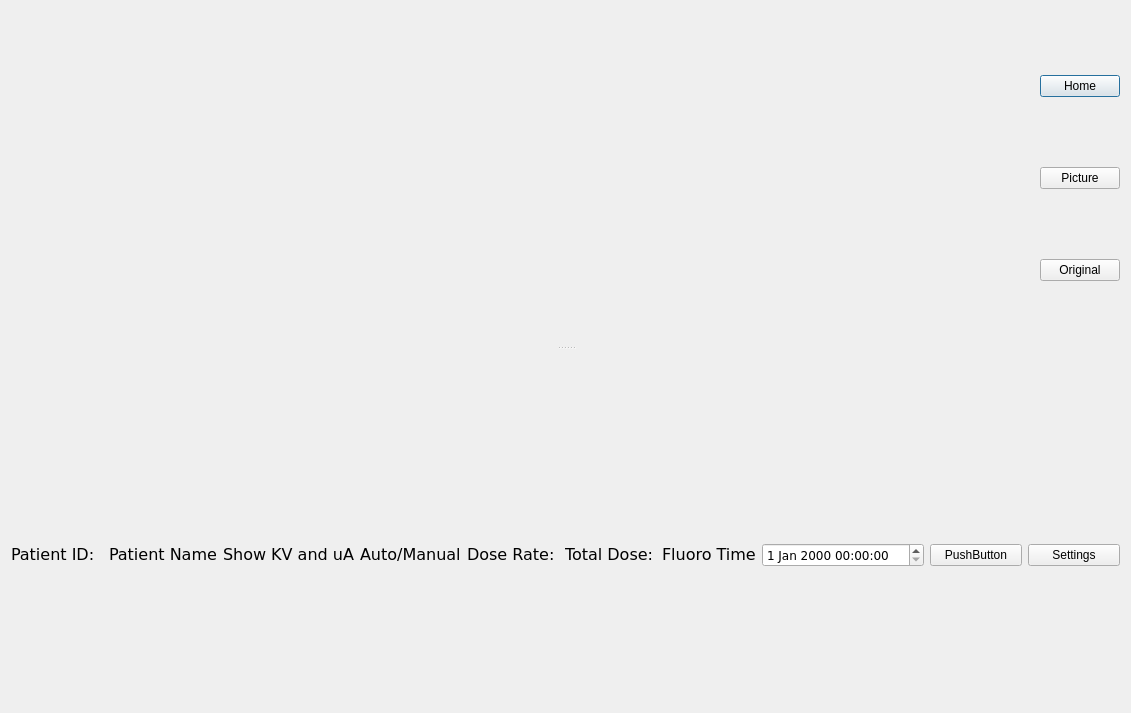
<?xml version="1.0" encoding="UTF-8"?>
<ui version="4.0">
 <class>secondxrayview</class>
 <widget class="QDialog" name="secondxrayview">
  <property name="geometry">
   <rect>
    <x>0</x>
    <y>0</y>
    <width>1131</width>
    <height>713</height>
   </rect>
  </property>
  <property name="windowTitle">
   <string>Dialog</string>
  </property>
  <layout class="QVBoxLayout" name="verticalLayout_3">
   <item>
    <widget class="QSplitter" name="splitter">
     <property name="orientation">
      <enum>Qt::Vertical</enum>
     </property>
     <widget class="QWidget" name="layoutWidget">
      <layout class="QHBoxLayout" name="horizontalLayout_3">
       <item>
        <layout class="QHBoxLayout" name="horizontalLayout">
         <item>
          <widget class="QCameraViewfinder" name="viewfinder" native="true">
           <property name="sizePolicy">
            <sizepolicy hsizetype="MinimumExpanding" vsizetype="Preferred">
             <horstretch>0</horstretch>
             <verstretch>0</verstretch>
            </sizepolicy>
           </property>
          </widget>
         </item>
         <item>
          <widget class="QLabel" name="label_first">
           <property name="sizePolicy">
            <sizepolicy hsizetype="MinimumExpanding" vsizetype="Preferred">
             <horstretch>0</horstretch>
             <verstretch>0</verstretch>
            </sizepolicy>
           </property>
           <property name="text">
            <string/>
           </property>
          </widget>
         </item>
        </layout>
       </item>
       <item>
        <layout class="QVBoxLayout" name="verticalLayout">
         <item>
          <widget class="QPushButton" name="pushButton_home">
           <property name="sizePolicy">
            <sizepolicy hsizetype="Fixed" vsizetype="Fixed">
             <horstretch>0</horstretch>
             <verstretch>0</verstretch>
            </sizepolicy>
           </property>
           <property name="text">
            <string>Home</string>
           </property>
          </widget>
         </item>
         <item>
          <widget class="QPushButton" name="pushButton_takePicture">
           <property name="sizePolicy">
            <sizepolicy hsizetype="Fixed" vsizetype="Fixed">
             <horstretch>0</horstretch>
             <verstretch>0</verstretch>
            </sizepolicy>
           </property>
           <property name="text">
            <string>Picture</string>
           </property>
          </widget>
         </item>
         <item>
          <widget class="QPushButton" name="pushButton_original">
           <property name="sizePolicy">
            <sizepolicy hsizetype="Fixed" vsizetype="Fixed">
             <horstretch>0</horstretch>
             <verstretch>0</verstretch>
            </sizepolicy>
           </property>
           <property name="text">
            <string>Original</string>
           </property>
          </widget>
         </item>
        </layout>
       </item>
      </layout>
     </widget>
     <widget class="QWidget" name="layoutWidget">
      <layout class="QVBoxLayout" name="verticalLayout_2">
       <item>
        <spacer name="verticalSpacer">
         <property name="orientation">
          <enum>Qt::Vertical</enum>
         </property>
         <property name="sizeType">
          <enum>QSizePolicy::Fixed</enum>
         </property>
         <property name="sizeHint" stdset="0">
          <size>
           <width>20</width>
           <height>58</height>
          </size>
         </property>
        </spacer>
       </item>
       <item>
        <layout class="QHBoxLayout" name="horizontalLayout_2">
         <property name="sizeConstraint">
          <enum>QLayout::SetMinimumSize</enum>
         </property>
         <item>
          <widget class="QLabel" name="label_9">
           <property name="sizePolicy">
            <sizepolicy hsizetype="Preferred" vsizetype="Fixed">
             <horstretch>0</horstretch>
             <verstretch>0</verstretch>
            </sizepolicy>
           </property>
           <property name="font">
            <font>
             <family>Verdana</family>
             <pointsize>12</pointsize>
            </font>
           </property>
           <property name="text">
            <string>Patient ID:</string>
           </property>
          </widget>
         </item>
         <item>
          <widget class="QLabel" name="label_10">
           <property name="sizePolicy">
            <sizepolicy hsizetype="Preferred" vsizetype="Fixed">
             <horstretch>0</horstretch>
             <verstretch>0</verstretch>
            </sizepolicy>
           </property>
           <property name="font">
            <font>
             <family>Verdana</family>
             <pointsize>12</pointsize>
            </font>
           </property>
           <property name="text">
            <string>Patient Name</string>
           </property>
          </widget>
         </item>
         <item>
          <widget class="QLabel" name="label_11">
           <property name="sizePolicy">
            <sizepolicy hsizetype="Preferred" vsizetype="Fixed">
             <horstretch>0</horstretch>
             <verstretch>0</verstretch>
            </sizepolicy>
           </property>
           <property name="font">
            <font>
             <family>Verdana</family>
             <pointsize>12</pointsize>
            </font>
           </property>
           <property name="text">
            <string>Show KV and uA</string>
           </property>
          </widget>
         </item>
         <item>
          <widget class="QLabel" name="label_12">
           <property name="sizePolicy">
            <sizepolicy hsizetype="Preferred" vsizetype="Fixed">
             <horstretch>0</horstretch>
             <verstretch>0</verstretch>
            </sizepolicy>
           </property>
           <property name="font">
            <font>
             <family>Verdana</family>
             <pointsize>12</pointsize>
            </font>
           </property>
           <property name="text">
            <string>Auto/Manual</string>
           </property>
          </widget>
         </item>
         <item>
          <widget class="QLabel" name="label_13">
           <property name="sizePolicy">
            <sizepolicy hsizetype="Preferred" vsizetype="Fixed">
             <horstretch>0</horstretch>
             <verstretch>0</verstretch>
            </sizepolicy>
           </property>
           <property name="font">
            <font>
             <family>Verdana</family>
             <pointsize>12</pointsize>
            </font>
           </property>
           <property name="text">
            <string>Dose Rate:</string>
           </property>
          </widget>
         </item>
         <item>
          <widget class="QLabel" name="label_14">
           <property name="sizePolicy">
            <sizepolicy hsizetype="Preferred" vsizetype="Fixed">
             <horstretch>0</horstretch>
             <verstretch>0</verstretch>
            </sizepolicy>
           </property>
           <property name="font">
            <font>
             <family>Verdana</family>
             <pointsize>12</pointsize>
            </font>
           </property>
           <property name="text">
            <string>Total Dose:</string>
           </property>
          </widget>
         </item>
         <item>
          <widget class="QLabel" name="label_15">
           <property name="sizePolicy">
            <sizepolicy hsizetype="Preferred" vsizetype="Fixed">
             <horstretch>0</horstretch>
             <verstretch>0</verstretch>
            </sizepolicy>
           </property>
           <property name="font">
            <font>
             <family>Verdana</family>
             <pointsize>12</pointsize>
            </font>
           </property>
           <property name="text">
            <string>Fluoro Time</string>
           </property>
          </widget>
         </item>
         <item>
          <widget class="QDateTimeEdit" name="dateTimeEdit">
           <property name="sizePolicy">
            <sizepolicy hsizetype="Preferred" vsizetype="Fixed">
             <horstretch>0</horstretch>
             <verstretch>0</verstretch>
            </sizepolicy>
           </property>
           <property name="font">
            <font>
             <family>Verdana</family>
            </font>
           </property>
          </widget>
         </item>
         <item>
          <widget class="QPushButton" name="pushButton_3">
           <property name="text">
            <string>PushButton</string>
           </property>
          </widget>
         </item>
         <item>
          <widget class="QPushButton" name="pushButton_settings">
           <property name="text">
            <string>Settings</string>
           </property>
          </widget>
         </item>
        </layout>
       </item>
      </layout>
     </widget>
    </widget>
   </item>
  </layout>
 </widget>
 <customwidgets>
  <customwidget>
   <class>QCameraViewfinder</class>
   <extends>QWidget</extends>
   <header>qcameraviewfinder.h</header>
   <container>1</container>
  </customwidget>
 </customwidgets>
 <resources/>
 <connections/>
</ui>
